Frame 1 (no input): blank canvas, image omitted
Frame 60 (no input): blank canvas, image omitted
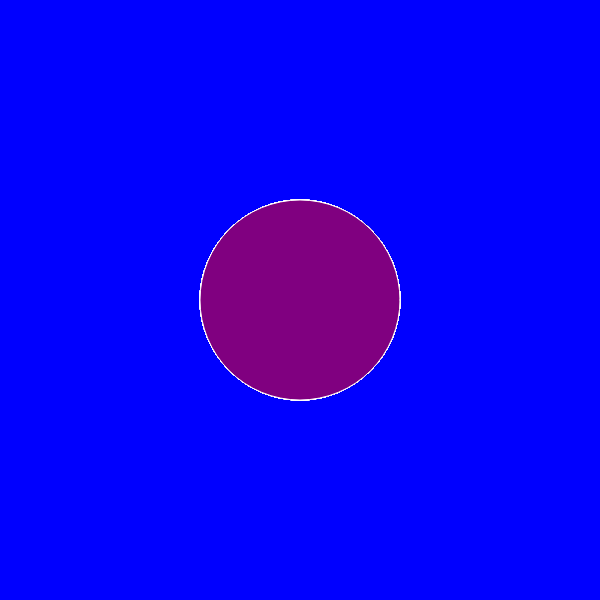
Frame 120 (the mouse pressed at the canvas centre since frame 60)

The p5.js sketch whose frames 1 and 60 were blank and that drew this single picture after the mouse press (run headless with seeded random() and noise() and a simulated clock; from frame 60 on, the mouse is pressed at the canvas centre):

// p5.js sketch
// ── sketch.js
function setup() {
  createCanvas(600, 600);
  background("blue");
}

function draw() {
  
   stroke("white");
   fill("purple");
  
  if(mouseIsPressed){
     circle(mouseX,mouseY,200,350);
  }
}
